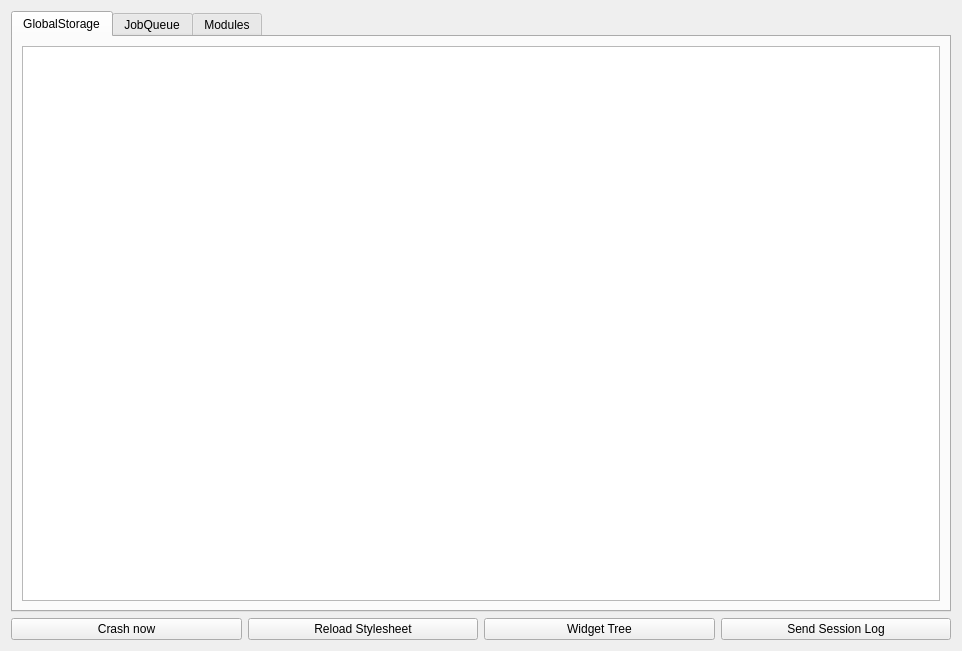
<?xml version="1.0" encoding="UTF-8"?>
<ui version="4.0">
 <author>
SPDX-FileCopyrightText: 2015 Teo Mrnjavac &lt;teo@kde.org&gt;
SPDX-License-Identifier: GPL-3.0-or-later
 </author>
 <class>ClaudeInstall::DebugWindow</class>
 <widget class="QWidget" name="DebugWindow">
  <property name="geometry">
   <rect>
    <x>0</x>
    <y>0</y>
    <width>962</width>
    <height>651</height>
   </rect>
  </property>
  <property name="windowTitle">
   <string notr="true">Form</string>
  </property>
  <layout class="QVBoxLayout" name="verticalLayout">
   <item>
    <widget class="QTabWidget" name="tabWidget">
     <property name="currentIndex">
      <number>0</number>
     </property>
     <widget class="QWidget" name="globalStorageTab">
      <attribute name="title">
       <string>GlobalStorage</string>
      </attribute>
      <layout class="QVBoxLayout" name="verticalLayout_2">
       <item>
        <widget class="QTreeView" name="globalStorageView"/>
       </item>
      </layout>
     </widget>
     <widget class="QWidget" name="jobQueueTab">
      <attribute name="title">
       <string>JobQueue</string>
      </attribute>
      <layout class="QVBoxLayout" name="verticalLayout_3">
       <item>
        <widget class="QTextEdit" name="jobQueueText"/>
       </item>
      </layout>
     </widget>
     <widget class="QWidget" name="modulesTab">
      <attribute name="title">
       <string>Modules</string>
      </attribute>
      <layout class="QHBoxLayout" name="horizontalLayout">
       <item>
        <widget class="QListView" name="modulesListView"/>
       </item>
       <item>
        <layout class="QVBoxLayout" name="modulesVerticalLayout">
         <item>
          <layout class="QFormLayout" name="formLayout">
           <item row="0" column="0">
            <widget class="QLabel" name="typeLabel">
             <property name="text">
              <string>Type:</string>
             </property>
            </widget>
           </item>
           <item row="0" column="1">
            <widget class="QLabel" name="moduleTypeLabel">
             <property name="text">
              <string>none</string>
             </property>
            </widget>
           </item>
           <item row="1" column="0">
            <widget class="QLabel" name="interfaceLabel">
             <property name="text">
              <string>Interface:</string>
             </property>
            </widget>
           </item>
           <item row="1" column="1">
            <widget class="QLabel" name="moduleInterfaceLabel">
             <property name="text">
              <string>none</string>
             </property>
            </widget>
           </item>
          </layout>
         </item>
         <item>
          <widget class="QTreeView" name="moduleConfigView"/>
         </item>
        </layout>
       </item>
      </layout>
     </widget>
    </widget>
   </item>
   <item>
    <layout class="QHBoxLayout" name="horizontalLayout_2">
     <item>
      <widget class="QPushButton" name="crashButton">
       <property name="toolTip">
        <string>Crashes ClaudeInstall, so that Dr. Konqi can look at it.</string>
       </property>
       <property name="text">
        <string notr="true">Crash now</string>
       </property>
       <property name="icon">
        <iconset theme="data-error"/>
       </property>
      </widget>
     </item>
     <item>
      <widget class="QPushButton" name="reloadStylesheetButton">
       <property name="toolTip">
        <string>Reloads the stylesheet from the branding directory.</string>
       </property>
       <property name="text">
        <string>Reload Stylesheet</string>
       </property>
       <property name="icon">
        <iconset theme="preferences-web-browser-stylesheets"/>
       </property>
      </widget>
     </item>
     <item>
      <widget class="QPushButton" name="widgetTreeButton">
       <property name="toolTip">
        <string>Displays the tree of widget names in the log (for stylesheet debugging).</string>
       </property>
       <property name="text">
        <string>Widget Tree</string>
       </property>
       <property name="icon">
        <iconset theme="view-list-tree"/>
       </property>
      </widget>
     </item>
     <item>
      <widget class="QPushButton" name="sendLogButton">
       <property name="toolTip">
        <string>Uploads the session log to the configured pastebin.</string>
       </property>
       <property name="text">
        <string>Send Session Log</string>
       </property>
       <property name="icon">
        <iconset theme="upload-media"/>
       </property>
      </widget>
     </item>
    </layout>
   </item>
  </layout>
 </widget>
 <resources/>
 <connections/>
</ui>
